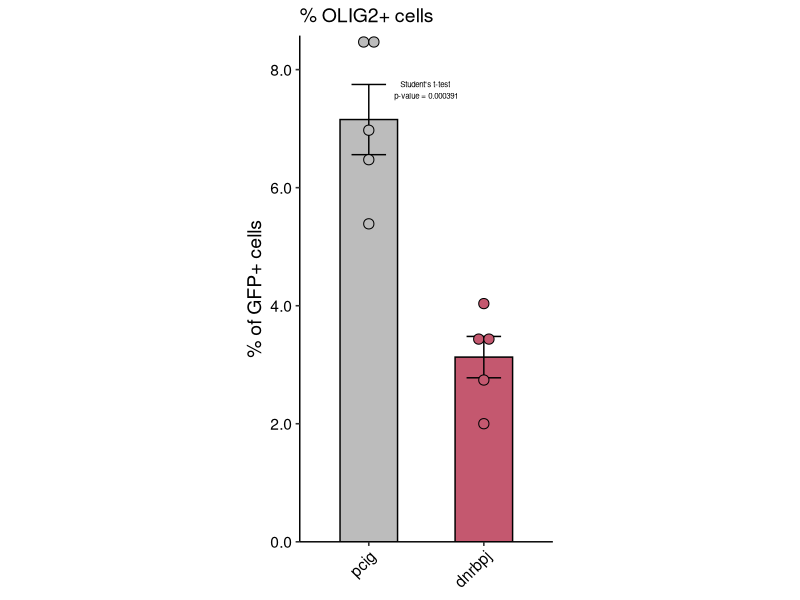
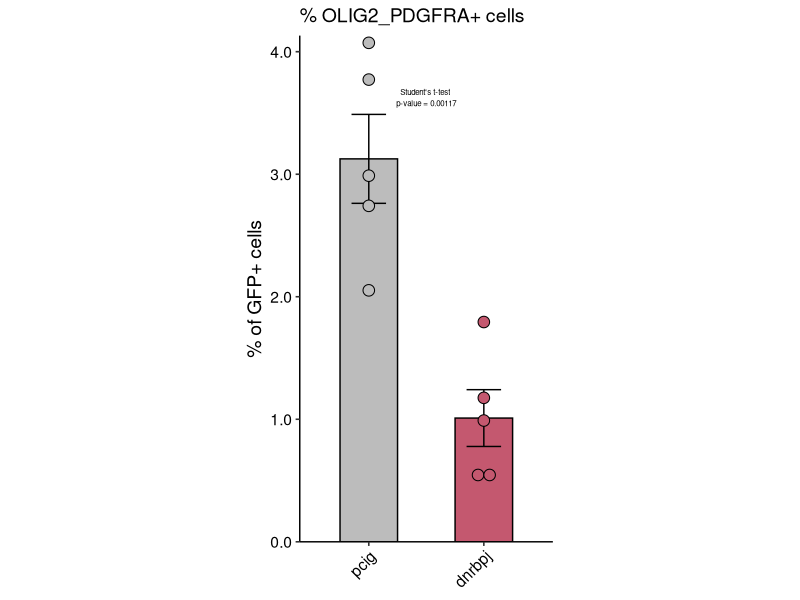
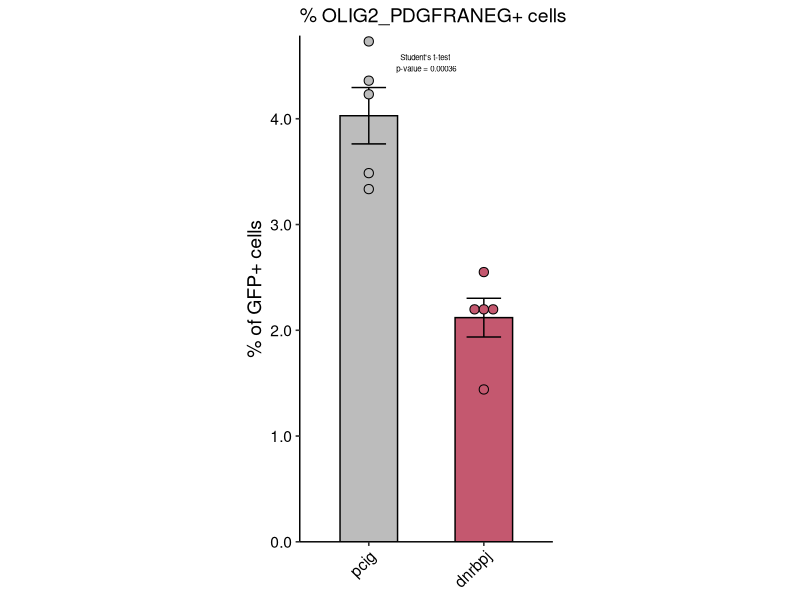

Recreate these plots in R, in order.
## ---- chunk 1
knitr::opts_chunk$set(echo = TRUE)
options(repos=c(CRAN="https://cran.rstudio.com"))
install.packages(c("tidyr", "readr", "dplyr", "ggplot2", "kableExtra", 
                   "car"), ask = FALSE)
library(tidyr)
library(readr)
library(dplyr)
library(ggplot2)
library(kableExtra)
library(car)
library(rlang)

# set the root directory to the directory you are working in
knitr::opts_knit$set(root.dir = "~/Desktop/cellcount_analysis_r/francolab_cellcountanalysis_R/")

## ---- chunk 2
# Here, we are reading in the csv file and saving it as an dataframe called 'data'. Make sure the path to your data is correct or there will be an error because you didn't give R the correct 'directions' to get to your file. 

data <-
  read.csv("data/2groups_data/2021-05-06_cd1_e15-18_dnrbpj_olig2_pdgfra.csv")

## ---- chunk 3
# show data in table
data %>%
  kbl(caption = "Sample Sheet") %>% 
  kable_styling(bootstrap_options = "striped", full_width = F) %>%
  scroll_box(height = "300px")
## ---- chunk 4
# Define markers
markers <- c("olig2", "olig2_pdgfra", "olig2_pdgfraneg")

# Change as needed based on your column names!

## ---- chunk 5
# Define control and mutant groups
control_group <- "pcig"     
mutant_group <- "dnrbpj"    

# Change as needed based on "treatments"!
## ---- chunk 6
summ_data_function <- function(data_df, marker_col) { 
  data_summ_df <- data_df %>% 
    group_by(treatment) %>% 
    summarise(
      mean_cells = mean(.data[[marker_col]]), 
      sd_cells = sd(.data[[marker_col]]), 
      n_cells = n(), 
      SE_cells = sd(.data[[marker_col]]) / sqrt(n())  
    ) %>%
    ungroup()
  
  return(data_summ_df) 
}

## ---- chunk 7
# Initiate a list for the summarized_data
summarized_data <- list()

# Iterate through each "marker" in the vector markers defined earlier
for (marker in markers) {
  # Select specific columns from the original data dataframe
  # and store it in a new dataframe for each marker
  data_marker <- data %>%
    select(treatment, brain_id, all_of(marker))
  
  # Call summ_data_function to summarize data and store results in the summarized_data list we initiated earlier
  summarized_data[[marker]] <- summ_data_function(data_marker, marker)
  
  # Print summarized data for each marker in its own dataframe
  print(summarized_data[[marker]])
  print(paste("Data for", marker, "has been processed."))
}
## ---- chunk 8
stats_test <- function(data_df, marker_col, control_group, mutant_group) {
  # Check that the variable is numeric
  variable_data <- data_df[[marker_col]]
  if (!is.numeric(variable_data)) {
    stop("The specified variable is not numeric.")
  }
  
  # Split data by treatment group
  ctrl_data <- variable_data[data_df$treatment == control_group] 
  mut_data <- variable_data[data_df$treatment == mutant_group] 

  # Check if the the splitting worked correctly
  if (length(ctrl_data) == 0 | length(mut_data) == 0) {
    stop("No data found for one of the groups.")
  }
  
  # Test for normality (Shapiro-Wilk test)
  shapiro_ctrl <- shapiro.test(ctrl_data)
  shapiro_mut <- shapiro.test(mut_data)
  
  print(paste("Shapiro test for", control_group, "p-value:", shapiro_ctrl$p.value))
  print(paste("Shapiro test for", mutant_group, "p-value:", shapiro_mut$p.value))
  
  # Test for equality of variances (Levene's test)
  levene_test <- leveneTest(variable_data ~ data_df$treatment)
  
  print(paste("Levene test p-value:", levene_test$`Pr(>F)`[1]))

  # Determine which statistical test to use
  if (shapiro_ctrl$p.value > 0.05 && shapiro_mut$p.value > 0.05) { 
    # Normal distribution
    if (levene_test$`Pr(>F)`[1] > 0.05) { 
      test_result <- t.test(ctrl_data, mut_data, var.equal = TRUE) 
      test_used <- "Student's t-test" # if data is normal and variance is equal
    } else { 
      test_result <- t.test(ctrl_data, mut_data, var.equal = FALSE) 
      test_used <- "Welch's t-test" # if data is normal but variance is not equal
    }
  } else { 
    test_result <- wilcox.test(ctrl_data, mut_data) 
    test_used <- "Wilcoxon rank-sum test" #if data is not normally distributed
  }
  
  # Return results
  stats_test_result <- list(
    Normality_CTRL = shapiro_ctrl,
    Normality_MUT = shapiro_mut,
    Variance_result = levene_test,
    Test_Used = test_used,
    Test_Result = test_result,
    Mean_CTRL = mean(ctrl_data),
    Mean_MUT = mean(mut_data)
  )

  return(stats_test_result)
}

## ---- chunk 9
# Initiate a list to store the stats_results
stats_results <- list()

for (marker in markers) {
  # Call stats_test function and then store results in stats_results list initiated earlier
  stats_results[[marker]] <- stats_test(data, 
                                        marker, 
                                        control_group, 
                                        mutant_group)
  
  print(paste("Stats results for", marker, "has been processed."))
}

## ---- chunk 10
print(stats_results$olig2)
## ---- chunk 11
# Function to create a bar plot
create_barplot <- function(data_summ, 
                           data_marker, 
                           treatment_col = "treatment",
                           marker_col, 
                           title, 
                           test_used, 
                           p_value, 
                           colors) {  

  scaleFUN <- function(x) sprintf("%.1f", x)  # Format y-axis labels to one decimal point
  
  # Make the order of treatments control_group then mutant-group 
  data_summ[[treatment_col]] <- factor(data_summ[[treatment_col]], levels = c(control_group, mutant_group))
  data_marker[[treatment_col]] <- factor(data_marker[[treatment_col]], levels = c(control_group, mutant_group))
  
  # Create the plot
  barplot <- ggplot(data_summ, 
                    aes(x = !!sym(treatment_col), 
                        y = mean_cells)) + 
    geom_col(width = 0.5, 
             aes(fill = !!sym(treatment_col)), 
             color = 'black', 
             size = 0.5) + 
    geom_errorbar(aes(ymin = mean_cells - SE_cells, 
                      ymax = mean_cells + SE_cells), 
                  width = 0.3, 
                  size = 0.5) + 
    geom_dotplot(data = data_marker, 
                 aes(x = !!sym(treatment_col), 
                     y = !!sym(marker_col), 
                     fill = !!sym(treatment_col)), 
                 binaxis = 'y', 
                 stackdir = 'center', 
                 dotsize = 0.8, 
                 show.legend = FALSE) + 
    theme_classic(base_size = 12) + 
    ylab("% of GFP+ cells") + 
    scale_x_discrete(limits = c(control_group, mutant_group)) +
    theme(
      panel.background = element_blank(),
      plot.background = element_blank(),
      axis.line = element_line(size = 0.5, color = "black"), 
      axis.text.x = element_text(colour = 'black', angle = 45, hjust = 1), 
      axis.text.y = element_text(hjust = 1, colour = 'black'), 
      axis.title.x = element_blank(), 
      aspect.ratio = 2 / 1, 
      legend.key.size = unit(0.7, "line"), 
      text = element_text(size = 14), 
      plot.title = element_text(size = 14)) + 
    scale_y_continuous(expand = c(0, 0), labels = scaleFUN) + 
    scale_fill_manual(values = colors) +  # Use custom colors defined later
    ggtitle(title) + 
    theme(legend.position = "none") + 
    annotate("text", x = 1.5, y = max(data_summ$mean_cells, na.rm = TRUE) + 0.5, 
             label = paste(test_used, "\np-value =", format(p_value, digits = 3)), 
             size = 2, hjust = 0.5)
  
  return(barplot)
}


## ---- chunk 12
# Define custom colors for treatment groups
custom_colors <- c(pcig = "#bcbcbc", dnrbpj = "#c4586f")
## ---- chunk 13
# Iterate through each marker and generate plots
for (marker in markers) {
  
   # Extract marker cell count data
  data_marker <- data %>%
    select(treatment, brain_id, all_of(marker))
  
  # Extract summarized data
  data_summ <- summarized_data[[marker]]
  
  # define order of treatments on barplot
  data_summ$treatment <- factor(data_summ$treatment, levels = c(control_group, mutant_group))
  data_marker$treatment <- factor(data_marker$treatment, levels = c(control_group, mutant_group))
  
  # Extract stats test results
  test_results <- stats_results[[marker]]
  p_value <- test_results$Test_Result$p.value
  
  # Generate the barplot
  barplot <- create_barplot(
    data_summ = data_summ, 
    data_marker = data_marker, 
    marker_col = marker, 
    title = paste0("% ", toupper(marker), "+ cells"), 
    test_used = test_results$Test_Used, 
    p_value = p_value,
    colors = custom_colors # based on the custome_colors defined earlier
  )
  
  # Print barplots
  print(barplot)
  
  # Save barplots as pdf
  # Remove #'s to save. I commented out this code so I don't save over previously saved graphs
  #ggsave(filename = paste0("results/2groups_results/", marker, "_barplot.pdf"), 
         #plot = barplot, 
         #width = 5, 
         #height = 5) # can change the width and height as needed
  
  print(paste(marker, "barplot generated and saved in results/"))
}
